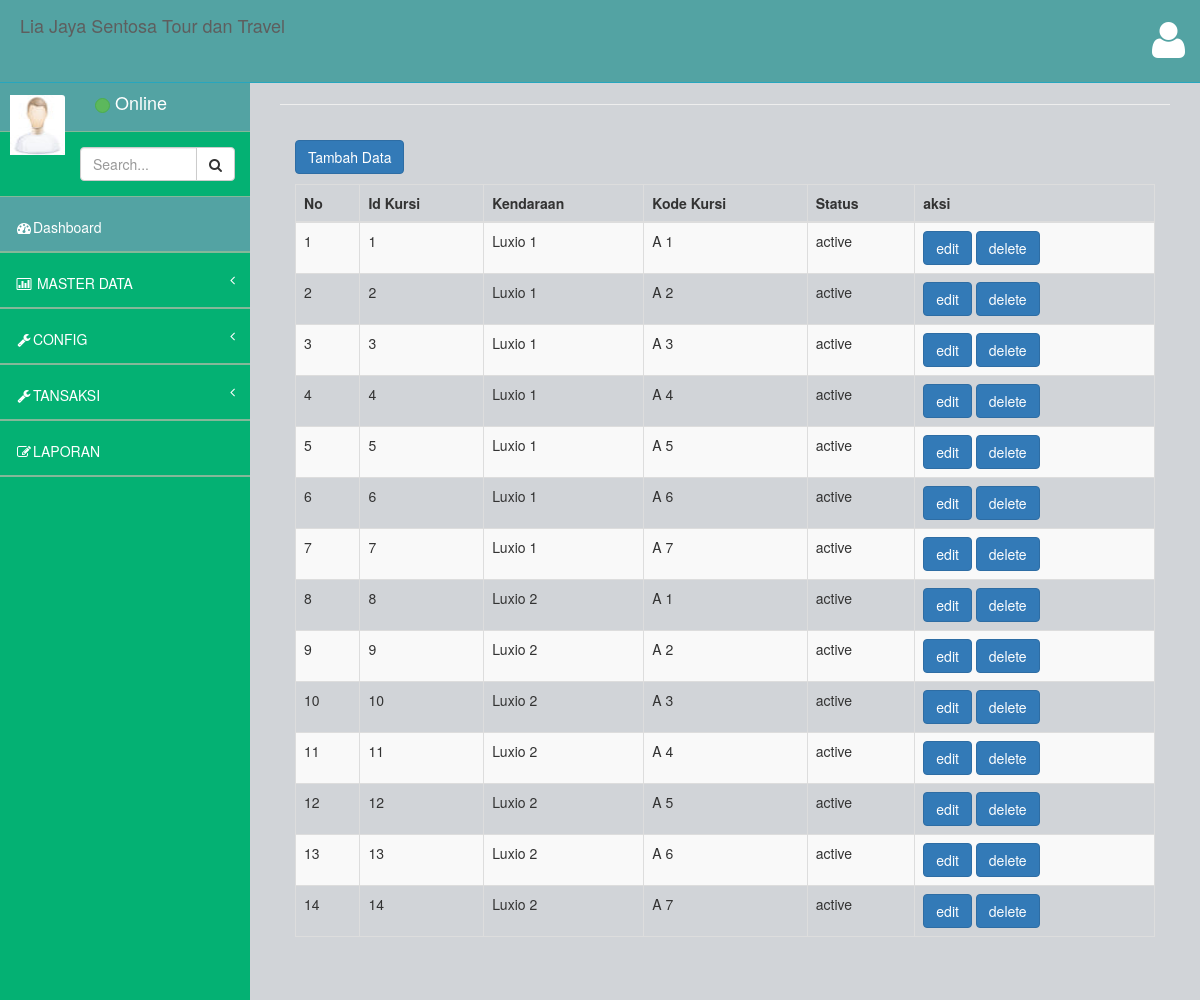
/index.php/kursi, run on an earlier commit of the app's database.
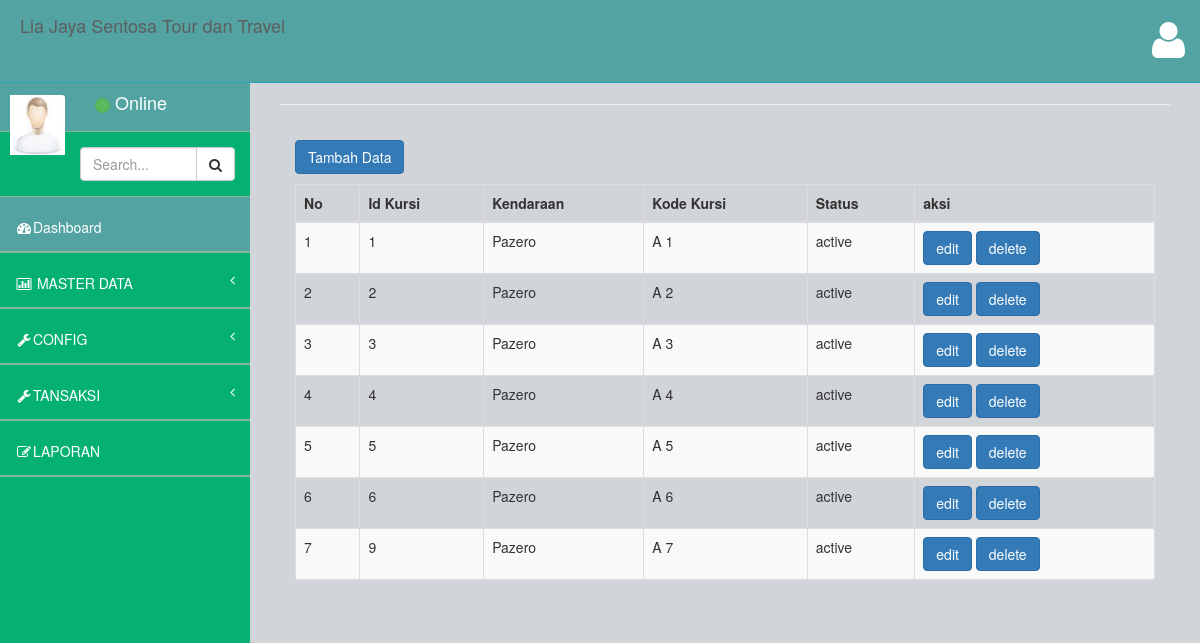
And on a later commit of the database.
### tables this page shows
CREATE TABLE IF NOT EXISTS `kursi` (
`idkursi` int(11) NOT NULL,
  `idkendaraan` int(11) DEFAULT NULL,
  `kode_kursi` varchar(200) DEFAULT NULL,
  `status` varchar(200) DEFAULT NULL
);

CREATE TABLE IF NOT EXISTS `kendaraan` (
`idkendaraan` int(11) NOT NULL,
  `merk` varchar(50) DEFAULT NULL,
  `status` varchar(50) DEFAULT NULL,
  `plat` varchar(100) NOT NULL
);

### application/controllers/kursi.php (called while the page is built, shortened)
<?php
class Kursi extends CI_Controller {
	function __construct(){
		$this->load->model('m_kursi');
    }
	public function index()
	{
		$data['menu']		='menu.php';
		$data['content']	='kursi/v_datakursi.php';
		$data['data'] = $this->m_kursi->getdatakursi();
		$this->load->view('home.php',$data);
	}
 }

### index.php (called while the page is built, shortened)
<?php
require_once BASEPATH.'core/CodeIgniter.php';

### application/models/m_kursi.php (called while the page is built, shortened)
<?php
class M_kursi extends CI_model {
public function getdatakursi()
 {
 	$k = "SELECT
		kursi.idkursi,
		kursi.kode_kursi,
		kursi.`status`,
		kendaraan.merk
		FROM
		kursi,kendaraan
		WHERE
		kendaraan.idkendaraan = kursi.idkendaraan";
		return $this->db->query($k);
 }
}

### application/views/kursi/v_datakursi.php (the view, shortened to what this page needs)
<body>
    <div class="panel-body">
    <a href="<?php echo base_url('index.php/kursi/tambah');?>" class= "btn btn-primary btn-small">Tambah Data</a>
    <p>
        <div class="table-responsive">
            <table class="table table-striped table-bordered table-hover" id="dataTables-example">
                <thead>
                    <tr>
                    <th>No</th>
                    <th>Id Kursi</th>
                    <th>Kendaraan</th>
                    <th>Kode Kursi</th>
                    <th>Status</th>
                    <th>aksi</th>
                </thead>
            <tbody>
                   <tr>
                    <?php
                      $no = 1;
                      foreach ($data->result() as $row) {
                    ?>
                        <td><?php echo $no++; ?></td>
                        <td><?php echo $row->idkursi;?></td>
                        <td><?php echo $row->merk;?></td>
                        <td><?php echo $row->kode_kursi;?></td>
                        <td><?php echo $row->status;?></td>
                        <td>
                            <a class="btn btn-primary" href="<?php echo base_url('index.php/kursi/edit/'.$row->idkursi);?>">edit</a>
                            <a class="btn btn-primary" href="<?php echo base_url('index.php/kursi/hapus/'.$row->idkursi);?>">delete</a>
                   </tr>
                </td>
            </div>
        <?php }?>

What changed in the data, as far as the page shows it:
removed kursi: idkursi "7", idkendaraan.merk "Luxio 1", kode_kursi "A 7", status "active"
removed kursi: idkursi "8", idkendaraan.merk "Luxio 2", kode_kursi "A 1", status "active"
removed kursi: idkursi "10", idkendaraan.merk "Luxio 2", kode_kursi "A 3", status "active"
removed kursi: idkursi "11", idkendaraan.merk "Luxio 2", kode_kursi "A 4", status "active"
removed kursi: idkursi "12", idkendaraan.merk "Luxio 2", kode_kursi "A 5", status "active"
removed kursi: idkursi "13", idkendaraan.merk "Luxio 2", kode_kursi "A 6", status "active"
removed kursi: idkursi "14", idkendaraan.merk "Luxio 2", kode_kursi "A 7", status "active"
changed through a linked row, kursi id 1: idkendaraan.merk "Luxio 1" → "Pazero"
changed through a linked row, kursi id 2: idkendaraan.merk "Luxio 1" → "Pazero"
changed through a linked row, kursi id 3: idkendaraan.merk "Luxio 1" → "Pazero"
changed through a linked row, kursi id 4: idkendaraan.merk "Luxio 1" → "Pazero"
changed through a linked row, kursi id 5: idkendaraan.merk "Luxio 1" → "Pazero"
changed through a linked row, kursi id 6: idkendaraan.merk "Luxio 1" → "Pazero"
changed kursi id 9: idkendaraan.merk "Luxio 2" → "Pazero"; kode_kursi "A 2" → "A 7"
